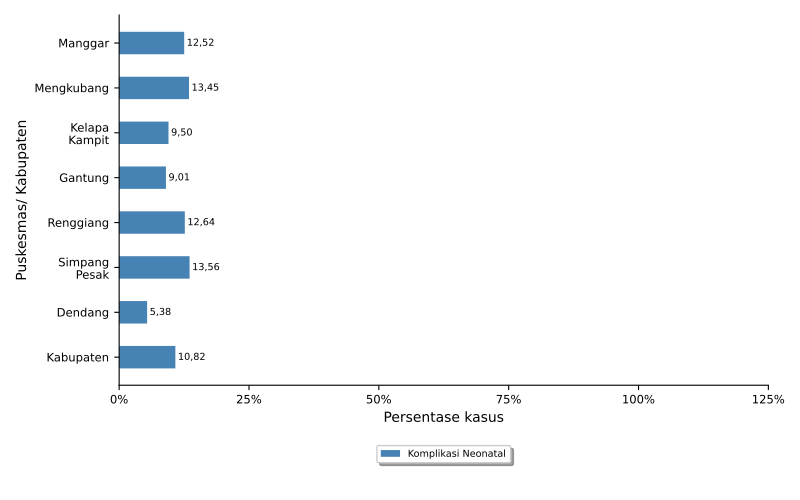

Write the Python code that produced this figure.
import numpy as np
import matplotlib.pyplot as plt
import pandas
from textwrap import wrap
from matplotlib.ticker import FuncFormatter
import locale
# locale.setlocale(locale.LC_ALL, 'id_ID.UTF8')
locale.setlocale(locale.LC_ALL, 'Indonesian_indonesia.1252')

import sys, os, inspect
currentdir = os.path.dirname(os.path.abspath(inspect.getfile(inspect.currentframe())))
parentdir = os.path.dirname(currentdir)
sys.path.insert(0, parentdir)

berkasData = currentdir +'\\bab_05_12_dataKomplikasiNeonatal.csv'
berkasSimpan = currentdir +'\\bab_05_12_komplikasiNeonatal.pdf'
# judulDiagram = 'Penanganan Komplikasi Neonatal\nTahun 2021'
sumbuX = 'Persentase kasus'
sumbuY = 'Puskesmas/ Kabupaten'
tickerSumbuX = np.arange(0,126,25)

# read data file
colnames = ['puskesmas','komplikasi']
data = pandas.read_csv(berkasData, names=colnames, sep=';')
puskesmas = data.puskesmas.tolist()
bar1 = data.komplikasi.tolist()

ind = np.arange(len(puskesmas))  # the x locations for the groups
width = 0.5       # the width of the bars

# make bars
fig, ax = plt.subplots()
rects1 = ax.barh(ind, bar1, width, color='steelblue', label = 'Komplikasi Neonatal')
# color a single bar
# rects1.get_children()[7].set_color('r')

# add some text for labels, title and axes ticks
# ax.set_title(judulDiagram)
ax.set_xlabel(sumbuX)
ax.set_xticks(tickerSumbuX)
formatter = FuncFormatter(lambda x, pos: "{:n}%".format(x))
ax.xaxis.set_major_formatter(formatter)

ax.set_ylabel(sumbuY)
ax.set_yticks(ind)
ax.set_yticklabels(list([ '\n'.join(wrap(l, 10)) for l in puskesmas ]))
ax.invert_yaxis()

ax.tick_params(axis='both', which='major', labelsize='small')
ax.spines['top'].set_visible(False)
ax.spines['right'].set_visible(False)

# make legend box
box = ax.get_position()
ax.set_position([box.x0, box.y0 + box.height * 0.1, box.width, box.height * 0.9])
ax.legend(fontsize='x-small', loc='upper center', bbox_to_anchor=(0.5, -0.15), fancybox=True, shadow=True, ncol=2)

# add data label
for i, v in enumerate(bar1):
    ax.text(v+0.5, i, locale.format_string("%.2f", v), ha='left', va='center', fontsize='x-small')

# finishing
pyrfig = plt.figure(1)
pyrfig.set_figwidth(8)
pyrfig.set_figheight(5)
# tight_layout to make consistent size
# adjust subplot to make room for legend
fig.subplots_adjust(bottom=-0.15)
plt.tight_layout()
plt.savefig(berkasSimpan)
plt.close(pyrfig)
# plt.show()
